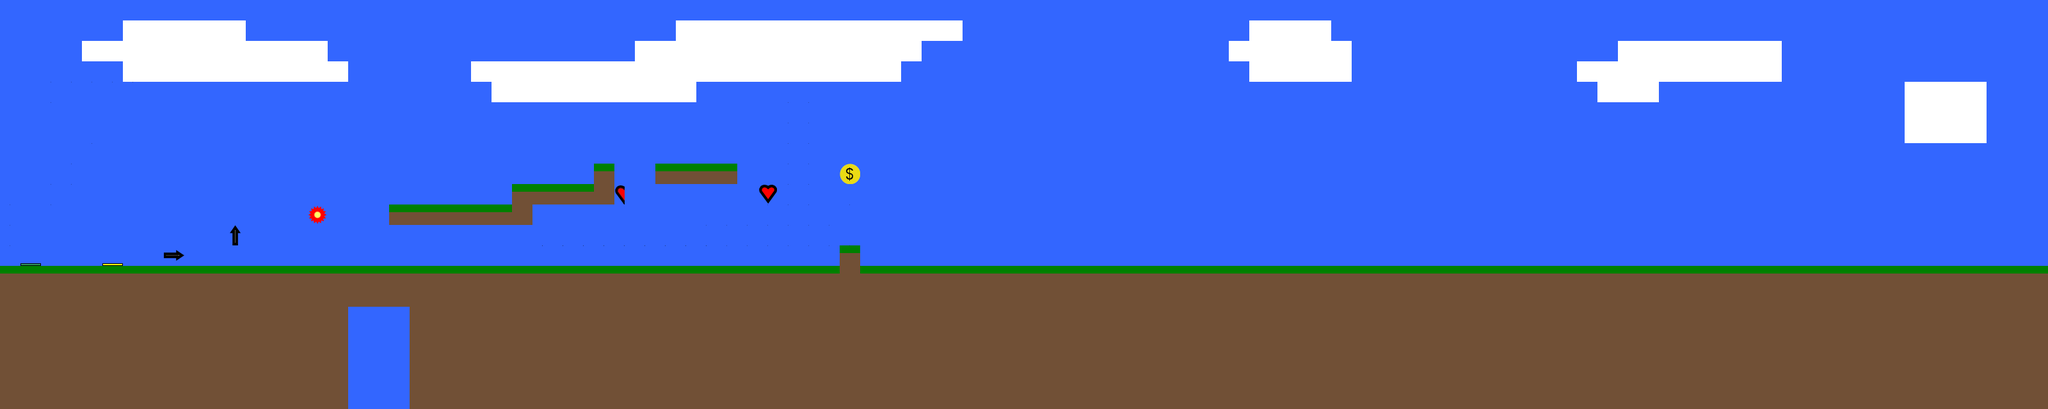

Below is a game level as drawn by its tile map, then a one-line description and the .tmx that defines it (tile-layer data replaced by summaries):
An orthogonal 100x20 tile map with 32x32 px tiles, 3 tile layers (bgLayer, mgLayer, fgLayer), 2 tilesets and 2 objects.

<map version="1.0" orientation="orthogonal" renderorder="right-down" width="100" height="20" tilewidth="32" tileheight="32">
 <tileset firstgid="1" source="tileset.tsx" />
 <tileset firstgid="65" name="ojTileset" tilewidth="32" tileheight="32">
  <image source="ojTileset.png" width="256" height="256" />
  <tile id="0">
   <properties>
    <property name="playerSpawn" value="" />
   </properties>
  </tile>
  <tile id="1">
   <properties>
    <property name="mapEnd" value="" />
   </properties>
  </tile>
 </tileset>
 <layer name="bgLayer" width="100" height="20">
  <data>[2000 cells, 2000 non-empty, 2 distinct tile ids]</data>
 </layer>
 <layer name="mgLayer" width="100" height="20">
  <data>[2000 cells, 770 non-empty, 6 distinct tile ids]</data>
 </layer>
 <layer name="fgLayer" width="100" height="20">
  <data>[2000 cells, 192 non-empty, 10 distinct tile ids]</data>
 </layer>
 <objectgroup name="ojLayer">
  <object gid="65" x="160" y="416" />
  <object gid="66" x="31" y="413" />
 </objectgroup>
</map>
